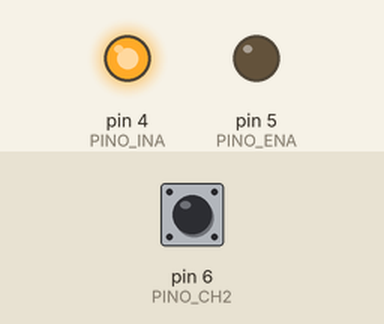
A sketch run on a simulated Arduino Uno, built with avr-gcc and run on an emulated ATmega328P. Shown: output pins drawn as LEDs (lit = HIGH). The inputs (shaded band) are chosen by the test bench; at power-on: pin 6 (PINO_CH2) HIGH. What the sketch prints to the serial monitor is not drawn.

Above: at 0.05 s.
At 1.8 s:
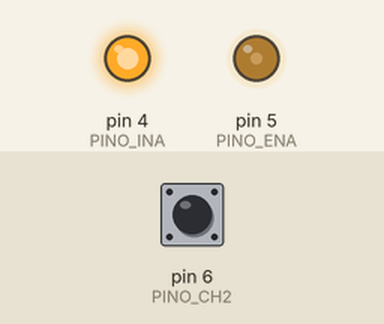
At 2.65 s:
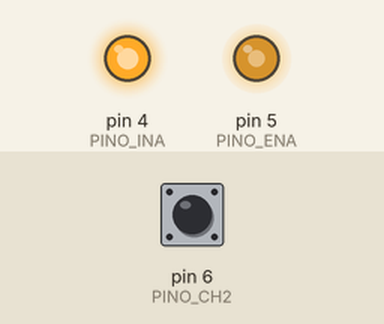
At 3.55 s:
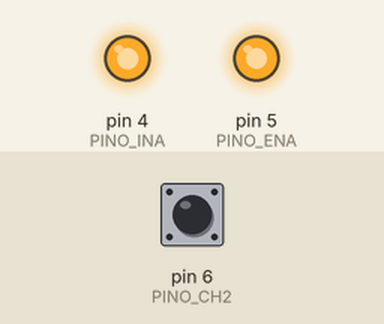
Timing chart, 0 to 4.1 s (numbered marks = the images above):
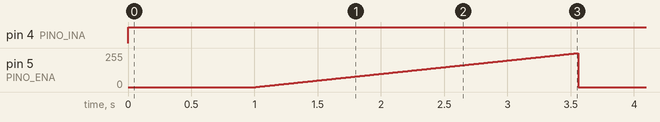

The sketch:

incoder3.ino
```cpp
// ------------------------------------------------------------
// PINOS DO MOTOR
// ------------------------------------------------------------

const int PINO_INA = 4;
const int PINO_ENA = 5;


// ------------------------------------------------------------
// PINOS DO ENCODER
// ------------------------------------------------------------

// Canais de saída do encoder
const int PINO_CH2 = 6;
const int PINO_CH1 = 7;


// ------------------------------------------------------------
// VARIÁVEIS PARA IDENTIFICAR O SENTIDO
// ------------------------------------------------------------

volatile int estado;
volatile int ultimo_estado = LOW;
volatile boolean sentido = true;


// ------------------------------------------------------------
// CONTADORES DO ENCODER
// ------------------------------------------------------------

volatile unsigned long contador1 = 0;
volatile unsigned long contador2 = 0;

const int NUMERO_CONTADORES = 2;
const int NUMERO_LEITURAS = 2;


// ------------------------------------------------------------
// NÚMERO DE DENTES DO ENCODER
// ------------------------------------------------------------

const int NUMERO_DENTES = 10;


// ------------------------------------------------------------
// DEGRAU ATUAL DA RODA
// ------------------------------------------------------------

// Com 10 dentes:
// 0, 1, 2, 3 ... 9
volatile int degrauAtual = 0;


// ------------------------------------------------------------
// TEMPORIZAÇÃO
// ------------------------------------------------------------

unsigned long tempo_antes = 0;
const unsigned long MINUTO = 60000;


// ============================================================
// SETUP
// ============================================================

void setup() {

  // Inicialização do monitor serial
  Serial.begin(9600);

  Serial.println("Monitoramento de Motor DC");
  Serial.println("------------------------------------");


  // ----------------------------------------------------------
  // MOTOR
  // ----------------------------------------------------------

  pinMode(PINO_INA, OUTPUT);
  pinMode(PINO_ENA, OUTPUT);

  digitalWrite(PINO_INA, LOW);
  analogWrite(PINO_ENA, 0);


  // ----------------------------------------------------------
  // ENCODER
  // ----------------------------------------------------------

  pinMode(PINO_CH2, INPUT);
  pinMode(PINO_CH1, INPUT);

  ultimo_estado = digitalRead(PINO_CH2);


  // Interrupções do encoder
  attachInterrupt(
    digitalPinToInterrupt(PINO_CH2),
    contador_pulso2,
    CHANGE
  );

  attachInterrupt(
    digitalPinToInterrupt(PINO_CH1),
    contador_pulso1,
    CHANGE
  );
}


// ============================================================
// LOOP
// ============================================================

void loop() {

  // ----------------------------------------------------------
  // DEFINE O SENTIDO DO MOTOR
  // ----------------------------------------------------------

  digitalWrite(PINO_INA, HIGH);


  // ----------------------------------------------------------
  // ZERA OS CONTADORES
  // ----------------------------------------------------------

  noInterrupts();

  contador1 = 0;
  contador2 = 0;

  interrupts();

  tempo_antes = millis();


  // ----------------------------------------------------------
  // PARA O MOTOR
  // ----------------------------------------------------------

  analogWrite(PINO_ENA, 0);

  delay(1000);


  // ----------------------------------------------------------
  // RAMPA DE ACELERAÇÃO
  // ----------------------------------------------------------

  for (int i = 0; i < 255; i++) {

    analogWrite(PINO_ENA, i);

    delay(10);
  }


  // ----------------------------------------------------------
  // COPIA AS VARIÁVEIS DO ENCODER
  // ----------------------------------------------------------

  noInterrupts();

  unsigned long leitura1 = contador1;
  unsigned long leitura2 = contador2;

  int degrau = degrauAtual;
  boolean sentidoAtual = sentido;

  interrupts();


  // ----------------------------------------------------------
  // MOSTRA O SENTIDO
  // ----------------------------------------------------------

  if (sentidoAtual) {

    Serial.print("Sentido: Horario");

  } else {

    Serial.print("Sentido: Anti-Horario");
  }


  Serial.print(" | ");


  // ----------------------------------------------------------
  // CALCULA A VELOCIDADE
  // ----------------------------------------------------------

  unsigned long media =
    (leitura1 + leitura2) / NUMERO_CONTADORES;

  unsigned long velocidade =
    media / (NUMERO_DENTES * NUMERO_LEITURAS);


  Serial.print("Velocidade: ");

  Serial.print(velocidade);

  Serial.print(" RPM");


  // ----------------------------------------------------------
  // MOSTRA O DEGRAU ATUAL
  // ----------------------------------------------------------

  Serial.print(" | Degrau: ");

  Serial.print(degrau);

  Serial.print("/");

  Serial.print(NUMERO_DENTES - 1);


  // ----------------------------------------------------------
  // CALCULA A POSIÇÃO ANGULAR
  // ----------------------------------------------------------

  float angulo =
    degrau * (360.0 / NUMERO_DENTES);

  Serial.print(" | Angulo: ");

  Serial.print(angulo, 1);

  Serial.println(" graus");
}


// ============================================================
// INTERRUPÇÃO DO CANAL 2
// ============================================================

void contador_pulso2() {

  // Conta todas as mudanças de estado do canal 2
  contador2++;


  // ----------------------------------------------------------
  // VERIFICA O SENTIDO SOMENTE NA BORDA DE SUBIDA DO CH2
  // ----------------------------------------------------------

  estado = digitalRead(PINO_CH2);


  if (ultimo_estado == LOW && estado == HIGH) {


    // --------------------------------------------------------
    // SENTIDO HORÁRIO
    // --------------------------------------------------------

    if (digitalRead(PINO_CH1) == LOW) {

      sentido = true;

      degrauAtual++;


      // Depois do degrau 9 volta para 0
      if (degrauAtual >= NUMERO_DENTES) {

        degrauAtual = 0;
      }


    // --------------------------------------------------------
    // SENTIDO ANTI-HORÁRIO
    // --------------------------------------------------------

    } else {

      sentido = false;

      degrauAtual--;


      // Antes do degrau 0 volta para 9
      if (degrauAtual < 0) {

        degrauAtual = NUMERO_DENTES - 1;
      }
    }
  }


  ultimo_estado = estado;
}


// ============================================================
// INTERRUPÇÃO DO CANAL 1
// ============================================================

void contador_pulso1() {

  contador1++;
}
```

Measured:
- by itself, pin 4 (PINO_INA): LOW → HIGH at 0.00 s
- by itself, pin 5 (PINO_ENA): ramps from 0/255 to 254/255 and jumps back, once every 3.6 s
